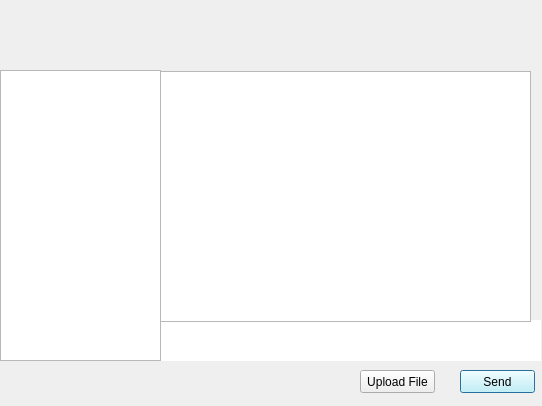
<?xml version="1.0" encoding="UTF-8"?>
<ui version="4.0">
 <class>Dialog</class>
 <widget class="QDialog" name="Dialog">
  <property name="geometry">
   <rect>
    <x>0</x>
    <y>0</y>
    <width>542</width>
    <height>406</height>
   </rect>
  </property>
  <property name="windowTitle">
   <string>Dialog</string>
  </property>
  <property name="styleSheet">
   <string notr="true">#label{
background-color:qlineargradient(x1: 0, y1: 0, x2: 0, y2: 1,
                                      stop: 0 #c5fdff, stop: 1 #f6f7fa);
border: 5px white;

}
#labelYourMessage{
background-color:qlineargradient(x1: 0, y1: 0, x2: 0, y2: 1,
                                      stop: 0 #c5fdff, stop: 1 #f6f7fa);
border: 5px white;

}
#textEdit{
background-color:qlineargradient(x1: 0, y1: 0, x2: 0, y2: 1,
                                      stop: 0 #dadbde, stop: 1 #f6f7fa);
color: gray;
border: 5px solid white;
}
#sendButton{
background-color:#c5fdff;
}
</string>
  </property>
  <widget class="QTextEdit" name="textEdit">
   <property name="geometry">
    <rect>
     <x>160</x>
     <y>320</y>
     <width>381</width>
     <height>41</height>
    </rect>
   </property>
  </widget>
  <widget class="QPushButton" name="sendButton">
   <property name="geometry">
    <rect>
     <x>460</x>
     <y>370</y>
     <width>75</width>
     <height>23</height>
    </rect>
   </property>
   <property name="text">
    <string>Send</string>
   </property>
  </widget>
  <widget class="QListWidget" name="listWidget">
   <property name="geometry">
    <rect>
     <x>0</x>
     <y>70</y>
     <width>161</width>
     <height>291</height>
    </rect>
   </property>
  </widget>
  <widget class="QLabel" name="titleLabel">
   <property name="geometry">
    <rect>
     <x>16</x>
     <y>40</y>
     <width>501</width>
     <height>31</height>
    </rect>
   </property>
   <property name="font">
    <font>
     <pointsize>12</pointsize>
    </font>
   </property>
   <property name="text">
    <string/>
   </property>
   <property name="alignment">
    <set>Qt::AlignCenter</set>
   </property>
  </widget>
  <widget class="QListWidget" name="messagesWidget">
   <property name="geometry">
    <rect>
     <x>160</x>
     <y>71</y>
     <width>371</width>
     <height>251</height>
    </rect>
   </property>
   <property name="layoutDirection">
    <enum>Qt::LeftToRight</enum>
   </property>
  </widget>
  <widget class="QPushButton" name="uploadButton">
   <property name="geometry">
    <rect>
     <x>360</x>
     <y>370</y>
     <width>75</width>
     <height>23</height>
    </rect>
   </property>
   <property name="text">
    <string>Upload File</string>
   </property>
  </widget>
 </widget>
 <resources/>
 <connections/>
</ui>
